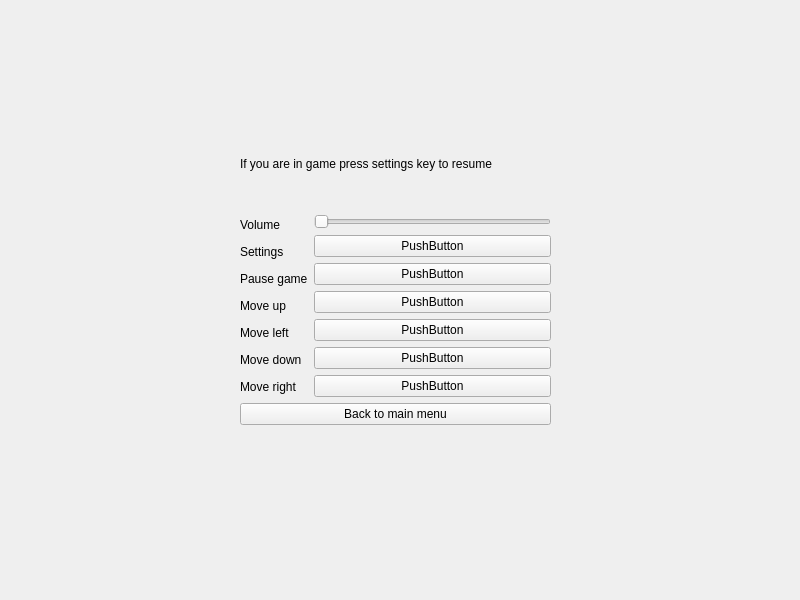
<?xml version="1.0" encoding="UTF-8"?>
<ui version="4.0">
 <class>SettingsPage</class>
 <widget class="QWidget" name="SettingsPage">
  <property name="geometry">
   <rect>
    <x>0</x>
    <y>0</y>
    <width>800</width>
    <height>600</height>
   </rect>
  </property>
  <property name="focusPolicy">
   <enum>Qt::FocusPolicy::ClickFocus</enum>
  </property>
  <widget class="QWidget" name="layoutWidget">
   <property name="geometry">
    <rect>
     <x>240</x>
     <y>120</y>
     <width>311</width>
     <height>305</height>
    </rect>
   </property>
   <layout class="QVBoxLayout" name="settings_page_layout">
    <item>
     <widget class="QLabel" name="resumeLabel">
      <property name="text">
       <string>If you are in game press settings key to resume</string>
      </property>
     </widget>
    </item>
    <item>
     <layout class="QVBoxLayout" name="setttings_page_sublayout">
      <item>
       <layout class="QHBoxLayout" name="settingsLayout">
        <item>
         <layout class="QVBoxLayout" name="settingsLabelLayout">
          <item>
           <widget class="QLabel" name="volume">
            <property name="text">
             <string>Volume</string>
            </property>
           </widget>
          </item>
          <item>
           <widget class="QLabel" name="settings">
            <property name="text">
             <string>Settings</string>
            </property>
           </widget>
          </item>
          <item>
           <widget class="QLabel" name="pause">
            <property name="text">
             <string>Pause game</string>
            </property>
           </widget>
          </item>
          <item>
           <widget class="QLabel" name="mvUp">
            <property name="text">
             <string>Move up</string>
            </property>
           </widget>
          </item>
          <item>
           <widget class="QLabel" name="mvLeft">
            <property name="text">
             <string>Move left</string>
            </property>
           </widget>
          </item>
          <item>
           <widget class="QLabel" name="mvDown">
            <property name="text">
             <string>Move down</string>
            </property>
           </widget>
          </item>
          <item>
           <widget class="QLabel" name="mvRight">
            <property name="text">
             <string>Move right</string>
            </property>
           </widget>
          </item>
         </layout>
        </item>
        <item>
         <layout class="QVBoxLayout" name="settingsButtonsLayout">
          <item>
           <widget class="QSlider" name="volumeSlider">
            <property name="focusPolicy">
             <enum>Qt::FocusPolicy::NoFocus</enum>
            </property>
            <property name="styleSheet">
             <string/>
            </property>
            <property name="orientation">
             <enum>Qt::Orientation::Horizontal</enum>
            </property>
           </widget>
          </item>
          <item>
           <widget class="QPushButton" name="settingsBinder">
            <property name="cursor">
             <cursorShape>OpenHandCursor</cursorShape>
            </property>
            <property name="focusPolicy">
             <enum>Qt::FocusPolicy::NoFocus</enum>
            </property>
            <property name="styleSheet">
             <string/>
            </property>
            <property name="text">
             <string>PushButton</string>
            </property>
           </widget>
          </item>
          <item>
           <widget class="QPushButton" name="pauseBinder">
            <property name="cursor">
             <cursorShape>OpenHandCursor</cursorShape>
            </property>
            <property name="focusPolicy">
             <enum>Qt::FocusPolicy::NoFocus</enum>
            </property>
            <property name="styleSheet">
             <string/>
            </property>
            <property name="text">
             <string>PushButton</string>
            </property>
           </widget>
          </item>
          <item>
           <widget class="QPushButton" name="mvUpBinder">
            <property name="cursor">
             <cursorShape>OpenHandCursor</cursorShape>
            </property>
            <property name="focusPolicy">
             <enum>Qt::FocusPolicy::NoFocus</enum>
            </property>
            <property name="styleSheet">
             <string/>
            </property>
            <property name="text">
             <string>PushButton</string>
            </property>
           </widget>
          </item>
          <item>
           <widget class="QPushButton" name="mvLeftBinder">
            <property name="cursor">
             <cursorShape>OpenHandCursor</cursorShape>
            </property>
            <property name="focusPolicy">
             <enum>Qt::FocusPolicy::NoFocus</enum>
            </property>
            <property name="styleSheet">
             <string/>
            </property>
            <property name="text">
             <string>PushButton</string>
            </property>
           </widget>
          </item>
          <item>
           <widget class="QPushButton" name="mvDownBinder">
            <property name="cursor">
             <cursorShape>OpenHandCursor</cursorShape>
            </property>
            <property name="focusPolicy">
             <enum>Qt::FocusPolicy::NoFocus</enum>
            </property>
            <property name="styleSheet">
             <string notr="true"/>
            </property>
            <property name="text">
             <string>PushButton</string>
            </property>
           </widget>
          </item>
          <item>
           <widget class="QPushButton" name="mvRightBinder">
            <property name="cursor">
             <cursorShape>ArrowCursor</cursorShape>
            </property>
            <property name="focusPolicy">
             <enum>Qt::FocusPolicy::NoFocus</enum>
            </property>
            <property name="styleSheet">
             <string/>
            </property>
            <property name="text">
             <string>PushButton</string>
            </property>
           </widget>
          </item>
         </layout>
        </item>
       </layout>
      </item>
      <item>
       <widget class="QPushButton" name="backButton">
        <property name="focusPolicy">
         <enum>Qt::FocusPolicy::ClickFocus</enum>
        </property>
        <property name="text">
         <string>Back to main menu</string>
        </property>
       </widget>
      </item>
     </layout>
    </item>
   </layout>
  </widget>
 </widget>
 <resources/>
 <connections/>
</ui>
